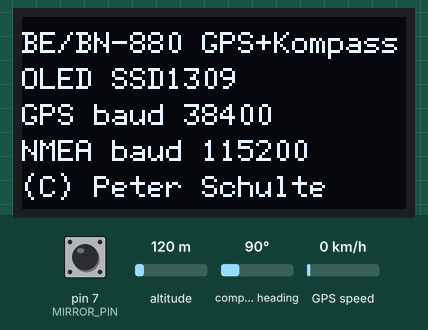
This sketch was run on a simulated Arduino Mega 2560, built with avr-gcc and run on an emulated ATmega2560. On the bench: 128×64 one-colour display. Wiring (inferred from the names in the program): HMC5883L compass at I2C address 0x1E. The inputs (shaded band) are chosen by the test bench; at power-on: compass heading 90°, GPS speed 0 km/h, pin 7 (MIRROR_PIN) HIGH, altitude 120 m. The GPS gets a fix after 3 s at 37.7749, -122.4194 with 8 satellites; what the sketch prints to the serial monitor is not drawn.

Above: at 0.5 s.
At 6.6 s:
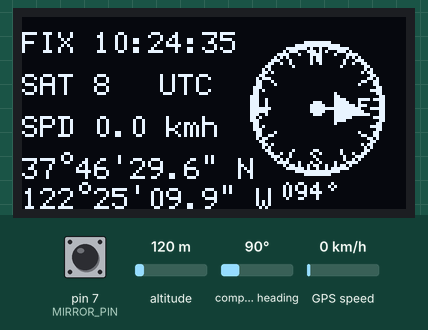
6.7 s: compass heading set to 7°
At 7.9 s:
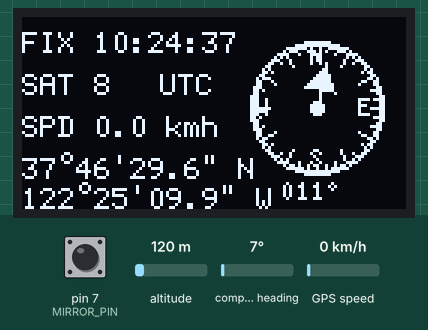
9.1 s: GPS speed set to 2 km/h
At 10.4 s:
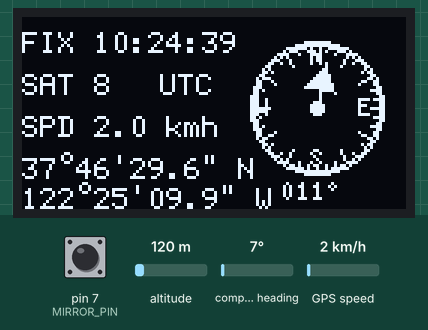
12.1 s: compass heading set to 64°
At 13.2 s:
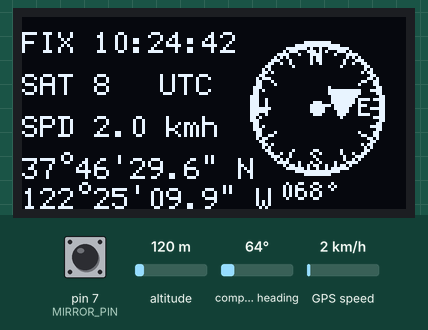
Timing chart, 0 to 15.1 s (numbered marks = the images above; inputs shaded):
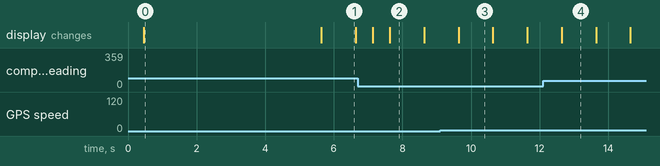

Measured:
- what the display in image 0 shows lasts 5.1 s, from 0.5 s to 5.6 s
- what the display in image 1 shows lasts 1.0 s, from 5.6 s to 6.6 s

The sketch:

be_880_gps_kompass_rose_headup.ino
```cpp
#include <Wire.h>
#include <TinyGPSPlus.h>
#include <math.h>

#include <U8g2lib.h>
#include <SPI.h>
#include <string.h>

TinyGPSPlus gps;

// --------- GPS UART ---------
static const uint32_t GPS_BAUD  = 38400;
static const uint32_t NMEA_BAUD = 115200;

// --------- OLED (SSD1309 2.42" SPI) ---------
#define OLED_CS   10
#define OLED_DC    9
// --------- HUD / Mirror Input ---------
#define MIRROR_PIN 7   // freier Digital-Eingang für HUD

// RESET ist abgeklemmt -> U8X8_PIN_NONE verwenden!
U8G2_SSD1309_128X64_NONAME2_F_4W_HW_SPI u8g2(U8G2_R0, OLED_CS, OLED_DC, U8X8_PIN_NONE);

// --------- Compass Auto-Detect ---------
enum CompassType { COMPASS_NONE, COMPASS_HMC5883L, COMPASS_QMC5883L };
CompassType compassType = COMPASS_NONE;
uint8_t compassAddr = 0x00;

// Declination (magnetische Missweisung) -> optional!
float declination_deg = 4.0f;

bool i2cDevicePresent(uint8_t addr) {
  Wire.beginTransmission(addr);
  return (Wire.endTransmission() == 0);
}

// ---------- HMC5883L (0x1E) ----------
void hmcWrite(uint8_t reg, uint8_t val) {
  Wire.beginTransmission(0x1E);
  Wire.write(reg);
  Wire.write(val);
  Wire.endTransmission();
}
int16_t hmcRead16(uint8_t reg) {
  Wire.beginTransmission(0x1E);
  Wire.write(reg);
  Wire.endTransmission(false);
  Wire.requestFrom((uint8_t)0x1E, (uint8_t)2);
  int16_t v = (Wire.read() << 8) | Wire.read();
  return v;
}
void hmcInit() {
  hmcWrite(0x00, 0x70);
  hmcWrite(0x01, 0x20);
  hmcWrite(0x02, 0x00);
}
void hmcRead(int16_t &x, int16_t &y, int16_t &z) {
  x = hmcRead16(0x03);
  z = hmcRead16(0x05);
  y = hmcRead16(0x07);
}

// ---------- QMC5883L (0x0D) ----------
void qmcWrite(uint8_t reg, uint8_t val) {
  Wire.beginTransmission(0x0D);
  Wire.write(reg);
  Wire.write(val);
  Wire.endTransmission();
}
int16_t qmcRead16LE(uint8_t reg) {
  Wire.beginTransmission(0x0D);
  Wire.write(reg);
  Wire.endTransmission(false);
  Wire.requestFrom((uint8_t)0x0D, (uint8_t)2);
  uint8_t l = Wire.read();
  uint8_t h = Wire.read();
  return (int16_t)((h << 8) | l);
}
void qmcInit() {
  qmcWrite(0x0B, 0x01);
  qmcWrite(0x09, 0b00011101);
}
void qmcRead(int16_t &x, int16_t &y, int16_t &z) {
  x = qmcRead16LE(0x00);
  y = qmcRead16LE(0x02);
  z = qmcRead16LE(0x04);
}

// ---------- Heading ----------
float computeHeadingDeg(int16_t x, int16_t y) {
  float heading = atan2((float)y, (float)x) * 180.0f / PI;
  heading += declination_deg;
  while (heading < 0) heading += 360.0f;
  while (heading >= 360.0f) heading -= 360.0f;
  return heading;
}

// ---------- Heading MAGNETISCH (ohne Declination) für NMEA HDM ----------
float computeHeadingMagDeg(int16_t x, int16_t y) {
  float heading = atan2((float)y, (float)x) * 180.0f / PI;
  while (heading < 0) heading += 360.0f;
  while (heading >= 360.0f) heading -= 360.0f;
  return heading;
}

void detectCompass() {
  if (i2cDevicePresent(0x1E)) {
    compassType = COMPASS_HMC5883L;
    compassAddr = 0x1E;
    hmcInit();
  } else if (i2cDevicePresent(0x0D)) {
    compassType = COMPASS_QMC5883L;
    compassAddr = 0x0D;
    qmcInit();
  } else {
    compassType = COMPASS_NONE;
    compassAddr = 0x00;
  }
}

// ===================== NMEA 0183 (AVR-sicher, streaming) =====================
static uint8_t nmea_cs = 0;

static inline void nmeaTrimLeft(char* s) {
  while (*s == ' ') memmove(s, s + 1, strlen(s));
}

void nmeaStart() {
  nmea_cs = 0;
  Serial.print('$');
}

void nmeaPutChar(char c) {
  nmea_cs ^= (uint8_t)c;
  Serial.print(c);
}

void nmeaPutStr(const char* s) {
  while (*s) nmeaPutChar(*s++);
}

void nmeaComma() { nmeaPutChar(','); }

void nmeaEnd() {
  Serial.print('*');
  if (nmea_cs < 16) Serial.print('0');
  Serial.print(nmea_cs, HEX);
  Serial.print("\r\n");
}

// ddmm.mmmm / dddmm.mmmm (ohne float-printf)
void nmeaFormatLatLon(double lat, double lon,
                      char* latField, char* latHemi,
                      char* lonField, char* lonHemi) {
  char lh = (lat >= 0) ? 'N' : 'S';
  char loh = (lon >= 0) ? 'E' : 'W';

  lat = fabs(lat);
  lon = fabs(lon);

  int latDeg = (int)lat;
  int lonDeg = (int)lon;

  double latMin = (lat - latDeg) * 60.0;
  double lonMin = (lon - lonDeg) * 60.0;

  char buf[16];

  // lat minutes -> mm.mmmm, immer 2-stellig vor dem Punkt
  dtostrf(latMin, 0, 4, buf);
  nmeaTrimLeft(buf);
  if (buf[1] == '.') { // z.B. "7.1234"
    char tmp[16];
    tmp[0] = '0';
    strcpy(tmp + 1, buf);
    strcpy(buf, tmp);
  }
  sprintf(latField, "%02d%s", latDeg, buf);

  // lon minutes -> mm.mmmm
  dtostrf(lonMin, 0, 4, buf);
  nmeaTrimLeft(buf);
  if (buf[1] == '.') {
    char tmp[16];
    tmp[0] = '0';
    strcpy(tmp + 1, buf);
    strcpy(buf, tmp);
  }
  sprintf(lonField, "%03d%s", lonDeg, buf);

  latHemi[0] = lh; latHemi[1] = '\0';
  lonHemi[0] = loh; lonHemi[1] = '\0';
}

void emitGNRMC() {
  // $GNRMC,hhmmss.ss,A,lat,N,lon,E,sog,cog,ddmmyy,,
  bool locValid  = gps.location.isValid();
  bool timeValid = gps.time.isValid();
  bool dateValid = gps.date.isValid();

  nmeaStart();
  nmeaPutStr("GNRMC"); nmeaComma();

  // time
  if (timeValid) {
    char t[16];
    sprintf(t, "%02u%02u%02u.00", gps.time.hour(), gps.time.minute(), gps.time.second());
    nmeaPutStr(t);
  }
  nmeaComma();

  char status = (locValid && timeValid) ? 'A' : 'V';
  nmeaPutChar(status);
  nmeaComma();

  // lat/lon
  if (locValid) {
    char latF[20], lonF[20], latH[2], lonH[2];
    nmeaFormatLatLon(gps.location.lat(), gps.location.lng(), latF, latH, lonF, lonH);
    nmeaPutStr(latF); nmeaComma();
    nmeaPutStr(latH); nmeaComma();
    nmeaPutStr(lonF); nmeaComma();
    nmeaPutStr(lonH); nmeaComma();
  } else {
    nmeaComma(); nmeaComma(); nmeaComma(); nmeaComma();
  }

  // SOG knots
  if (gps.speed.isValid()) {
    char s[16];
    dtostrf(gps.speed.knots(), 0, 1, s);
    nmeaTrimLeft(s);
    nmeaPutStr(s);
  }
  nmeaComma();

  // COG
  if (gps.course.isValid()) {
    char c[16];
    dtostrf(gps.course.deg(), 0, 1, c);
    nmeaTrimLeft(c);
    nmeaPutStr(c);
  }
  nmeaComma();

  // date
  if (dateValid) {
    char d[16];
    sprintf(d, "%02u%02u%02u", gps.date.day(), gps.date.month(), (uint8_t)(gps.date.year() % 100));
    nmeaPutStr(d);
  }

  // variation + mode leer: ",,"
  nmeaComma();
  nmeaComma();

  nmeaEnd();
}

void emitGNGGA() {
  // $GNGGA,hhmmss.ss,lat,N,lon,E,fix,sats,hdop,alt,M,,M,,
  bool locValid  = gps.location.isValid();
  bool timeValid = gps.time.isValid();

  nmeaStart();
  nmeaPutStr("GNGGA"); nmeaComma();

  if (timeValid) {
    char t[16];
    sprintf(t, "%02u%02u%02u.00", gps.time.hour(), gps.time.minute(), gps.time.second());
    nmeaPutStr(t);
  }
  nmeaComma();

  if (locValid) {
    char latF[20], lonF[20], latH[2], lonH[2];
    nmeaFormatLatLon(gps.location.lat(), gps.location.lng(), latF, latH, lonF, lonH);
    nmeaPutStr(latF); nmeaComma();
    nmeaPutStr(latH); nmeaComma();
    nmeaPutStr(lonF); nmeaComma();
    nmeaPutStr(lonH); nmeaComma();
  } else {
    nmeaComma(); nmeaComma(); nmeaComma(); nmeaComma();
  }

  nmeaPutChar(locValid ? '1' : '0'); // fix quality
  nmeaComma();

  // sats
  if (gps.satellites.isValid()) {
    char s[6];
    sprintf(s, "%02u", gps.satellites.value());
    nmeaPutStr(s);
  } else {
    nmeaPutStr("00");
  }
  nmeaComma();

  // hdop
  if (gps.hdop.isValid()) {
    char h[16];
    dtostrf(gps.hdop.hdop(), 0, 1, h);
    nmeaTrimLeft(h);
    nmeaPutStr(h);
  } else {
    nmeaPutStr("99.9");
  }
  nmeaComma();

  // altitude
  if (gps.altitude.isValid()) {
    char a[16];
    dtostrf(gps.altitude.meters(), 0, 1, a);
    nmeaTrimLeft(a);
    nmeaPutStr(a);
  } else {
    nmeaPutStr("0.0");
  }
  nmeaComma();
  nmeaPutChar('M');
  nmeaComma();

  // geoid sep leer, unit M, then empty
  nmeaComma();
  nmeaPutChar('M');
  nmeaComma();
  nmeaComma();

  nmeaEnd();
}

// --------- SOG als VTG (Course/Speed over Ground) ---------
void emitGNVTG() {
  // $GNVTG,cog,T,,M,sog,N,spd,K
  nmeaStart();
  nmeaPutStr("GNVTG"); nmeaComma();

  // COG true
  if (gps.course.isValid()) {
    char c[16];
    dtostrf(gps.course.deg(), 0, 1, c);
    nmeaTrimLeft(c);
    nmeaPutStr(c);
  }
  nmeaComma();
  nmeaPutChar('T');
  nmeaComma();

  // empty magnetic course
  nmeaComma();
  nmeaPutChar('M');
  nmeaComma();

  // speed knots
  if (gps.speed.isValid()) {
    char s[16];
    dtostrf(gps.speed.knots(), 0, 1, s);
    nmeaTrimLeft(s);
    nmeaPutStr(s);
  }
  nmeaComma();
  nmeaPutChar('N');
  nmeaComma();

  // speed km/h
  if (gps.speed.isValid()) {
    char k[16];
    dtostrf(gps.speed.kmph(), 0, 1, k);
    nmeaTrimLeft(k);
    nmeaPutStr(k);
  }
  nmeaComma();
  nmeaPutChar('K');

  nmeaEnd();
}

// --------- Kompass NMEA: HCHDM (magnetic) ---------
void emitHCHDM(float headingMagDeg, bool haveCompass) {
  if (!haveCompass || isnan(headingMagDeg)) return;

  nmeaStart();
  nmeaPutStr("HCHDM"); nmeaComma();

  char h[16];
  dtostrf(headingMagDeg, 0, 1, h);
  nmeaTrimLeft(h);
  nmeaPutStr(h);

  nmeaComma();
  nmeaPutChar('M');
  nmeaEnd();
}

// ---- GPS Koordinaten als Grad/Min/Sek (DMS) ohne Float-Printf (AVR-sicher) ----
// Ausgabe: 52°31'12.3" N  bzw. 013°24'17.8" E
void formatDMS(double degVal, bool isLat, char* out, size_t outSize) {
  char hemi = isLat ? ((degVal >= 0) ? 'N' : 'S')
                    : ((degVal >= 0) ? 'E' : 'W');

  double a = fabs(degVal);

  int deg = (int)a;
  double mFloat = (a - deg) * 60.0;
  int min = (int)mFloat;

  double secFloat = (mFloat - min) * 60.0;
  int sec10 = (int)lround(secFloat * 10.0);

  if (sec10 >= 600) { sec10 = 0; min++; }
  if (min >= 60)    { min = 0; deg++; }

  int sec = sec10 / 10;
  int tenth = sec10 % 10;

  if (isLat) {
    snprintf(out, outSize, "%02d%c%02d'%02d.%1d\" %c",
             deg, (char)176, min, sec, tenth, hemi);
  } else {
    snprintf(out, outSize, "%03d%c%02d'%02d.%1d\" %c",
             deg, (char)176, min, sec, tenth, hemi);
  }
}

// ======= Kompassrose (Grafik) =======
static inline float deg2rad(float d) { return d * (float)PI / 180.0f; }

void drawCompassRose(int cx, int cy, int r, float headingDeg) {
  u8g2.drawCircle(cx, cy, r, U8G2_DRAW_ALL);
  u8g2.drawCircle(cx, cy, r - 1, U8G2_DRAW_ALL);

  for (int a = 0; a < 360; a += 10) {
    float ar = deg2rad((float)a - 90.0f);
    int x1 = cx + (int)lroundf(cosf(ar) * (r - 1));
    int y1 = cy + (int)lroundf(sinf(ar) * (r - 1));

    int inner = (a % 30 == 0) ? (r - 6) : (r - 3);
    int x2 = cx + (int)lroundf(cosf(ar) * inner);
    int y2 = cy + (int)lroundf(sinf(ar) * inner);

    u8g2.drawLine(x1, y1, x2, y2);
  }

  u8g2.setFont(u8g2_font_5x8_tf);
  u8g2.drawStr(cx - 2, cy - r + 8, "N");
  u8g2.drawStr(cx + r - 8, cy + 3, "E");
  u8g2.drawStr(cx - 2, cy + r - 2, "S");
  u8g2.drawStr(cx - r + 2, cy + 3, "W");

  float hr = deg2rad(headingDeg - 90.0f);
  int tipX = cx + (int)lroundf(cosf(hr) * (r - 7));
  int tipY = cy + (int)lroundf(sinf(hr) * (r - 7));

  int baseX = cx + (int)lroundf(cosf(hr) * (r - 16));
  int baseY = cy + (int)lroundf(sinf(hr) * (r - 16));

  float pr = hr + (float)PI / 2.0f;
  int wing = 5;
  int leftX  = baseX + (int)lroundf(cosf(pr) * wing);
  int leftY  = baseY + (int)lroundf(sinf(pr) * wing);
  int rightX = baseX - (int)lroundf(cosf(pr) * wing);
  int rightY = baseY - (int)lroundf(sinf(pr) * wing);

  u8g2.drawLine(cx, cy, baseX, baseY);
  u8g2.drawTriangle(tipX, tipY, leftX, leftY, rightX, rightY);

  u8g2.drawDisc(cx, cy, 2, U8G2_DRAW_ALL);

  char buf[10];
  snprintf(buf, sizeof(buf), "%03d%c", ((int)lroundf(headingDeg)) % 360, (char)176);
  u8g2.setFont(u8g2_font_5x8_tf);
  u8g2.drawStr(cx - 12, cy + r + 9, buf);
}

// --------- OLED Rendering (Text + Kompassrose) ---------
void drawOLED(bool haveCompass, float headingTrue,
              bool locValid, double lat, double lon,
              int sats, double spdKmh, double altm,
              bool timeValid, uint32_t hh, uint32_t mm, uint32_t ss) {
  u8g2.clearBuffer();

  u8g2.setFont(u8g2_font_6x12_tf);

  // Zeile 1: Fix + Zeit
  u8g2.setCursor(0, 12);
  u8g2.print(locValid ? "FIX " : "NOFIX ");
  if (timeValid) {
    if (hh < 10) u8g2.print('0'); u8g2.print(hh); u8g2.print(':');
    if (mm < 10) u8g2.print('0'); u8g2.print(mm); u8g2.print(':');
    if (ss < 10) u8g2.print('0'); u8g2.print(ss);
    u8g2.setCursor(40, 26);
    u8g2.print(" UTC");
  } else {
    u8g2.print("--:--:-- UTC");
  }

  // Zeile 2: Sats
  u8g2.setCursor(0, 26);
  u8g2.print("SAT ");
  u8g2.print(sats);

  // Zeile 3: Speed
  u8g2.setCursor(0, 40);
  u8g2.print("SPD ");
  u8g2.print(spdKmh, 1);
  u8g2.print(" kmh");

  // Zeile 4/5: Position in DMS
  if (locValid) {
    char latStr[24];
    char lonStr[24];
    formatDMS(lat, true,  latStr, sizeof(latStr));
    formatDMS(lon, false, lonStr, sizeof(lonStr));

    u8g2.setCursor(0, 54);
    u8g2.print(latStr);

    u8g2.setCursor(0, 64);
    u8g2.print(lonStr);
  } else {
    u8g2.setCursor(0, 64);
    u8g2.print("POS ----");
  }

  // Rechts: Kompassrose
  const int cx = 98;
  const int cy = 30;
  const int r  = 22;

  if (haveCompass && !isnan(headingTrue)) {
    drawCompassRose(cx, cy, r, headingTrue);
  } else {
    u8g2.drawCircle(cx, cy, r, U8G2_DRAW_ALL);
    u8g2.setFont(u8g2_font_5x8_tf);
    u8g2.drawStr(cx - 12, cy + 3, "NO HDG");
  }

  u8g2.sendBuffer();
}

void setup() {
  // Serial = NMEA Ausgabe (für SignalK)
  Serial.begin(NMEA_BAUD);
  Wire.begin();

  pinMode(MIRROR_PIN, INPUT_PULLUP);

  // Startzustand: normales Display
  u8g2.setFlipMode(0);

  Serial1.begin(GPS_BAUD);

  // OLED init
  u8g2.begin();
  delay(300);
  u8g2.setContrast(255);

  // Bootscreen
  u8g2.clearBuffer();
  u8g2.setFont(u8g2_font_6x12_tf);
  u8g2.setCursor(0, 12); u8g2.print("BE/BN-880 GPS+Kompass");
  u8g2.setCursor(0, 24); u8g2.print("OLED SSD1309");
  u8g2.setCursor(0, 36); u8g2.print("GPS baud ");  u8g2.print(GPS_BAUD);
  u8g2.setCursor(0, 48); u8g2.print("NMEA baud "); u8g2.print(NMEA_BAUD);
  u8g2.setCursor(0, 60); u8g2.print("(C) Peter Schulte");
  u8g2.sendBuffer();
  delay(5000);

  detectCompass();
}

uint32_t lastPrint = 0;

void loop() {
  // --------- Spiegelverkehrt (Links <-> Rechts) ---------
  static bool lastMirror = false;
  bool mirror = (digitalRead(MIRROR_PIN) == HIGH);

  if (mirror != lastMirror) {
    u8g2.setFlipMode(mirror ? 1 : 0);
    lastMirror = mirror;
  }

  // GPS decode
  while (Serial1.available()) {
    gps.encode(Serial1.read());
  }

  // Compass read
  int16_t mx = 0, my = 0, mz = 0;
  bool haveCompass = (compassType != COMPASS_NONE);
  float headingTrue = NAN;   // mit declination (Anzeige)
  float headingMag  = NAN;   // ohne declination (NMEA HCHDM)

  if (haveCompass) {
    if (compassType == COMPASS_HMC5883L) hmcRead(mx, my, mz);
    else qmcRead(mx, my, mz);

    headingTrue = computeHeadingDeg(mx, my);
    headingMag  = computeHeadingMagDeg(mx, my);
  }

  // Periodic output
  if (millis() - lastPrint >= 500) {
    lastPrint = millis();

    bool locValid = gps.location.isValid();
    double lat = locValid ? gps.location.lat() : 0.0;
    double lon = locValid ? gps.location.lng() : 0.0;

    int sats = gps.satellites.isValid() ? (int)gps.satellites.value() : 0;
    double spdKmh = gps.speed.isValid() ? gps.speed.kmph() : 0.0;
    double altm = gps.altitude.isValid() ? gps.altitude.meters() : 0.0;

    bool timeValid = gps.time.isValid();
    uint32_t hh = timeValid ? gps.time.hour() : 0;
    uint32_t mm = timeValid ? gps.time.minute() : 0;
    uint32_t ss = timeValid ? gps.time.second() : 0;

    // OLED
    drawOLED(haveCompass, headingTrue, locValid, lat, lon, sats, spdKmh, altm, timeValid, hh, mm, ss);

    // NMEA
    emitGNRMC();
    emitGNGGA();
    emitGNVTG();
    emitHCHDM(headingMag, haveCompass);
  }
}
```
